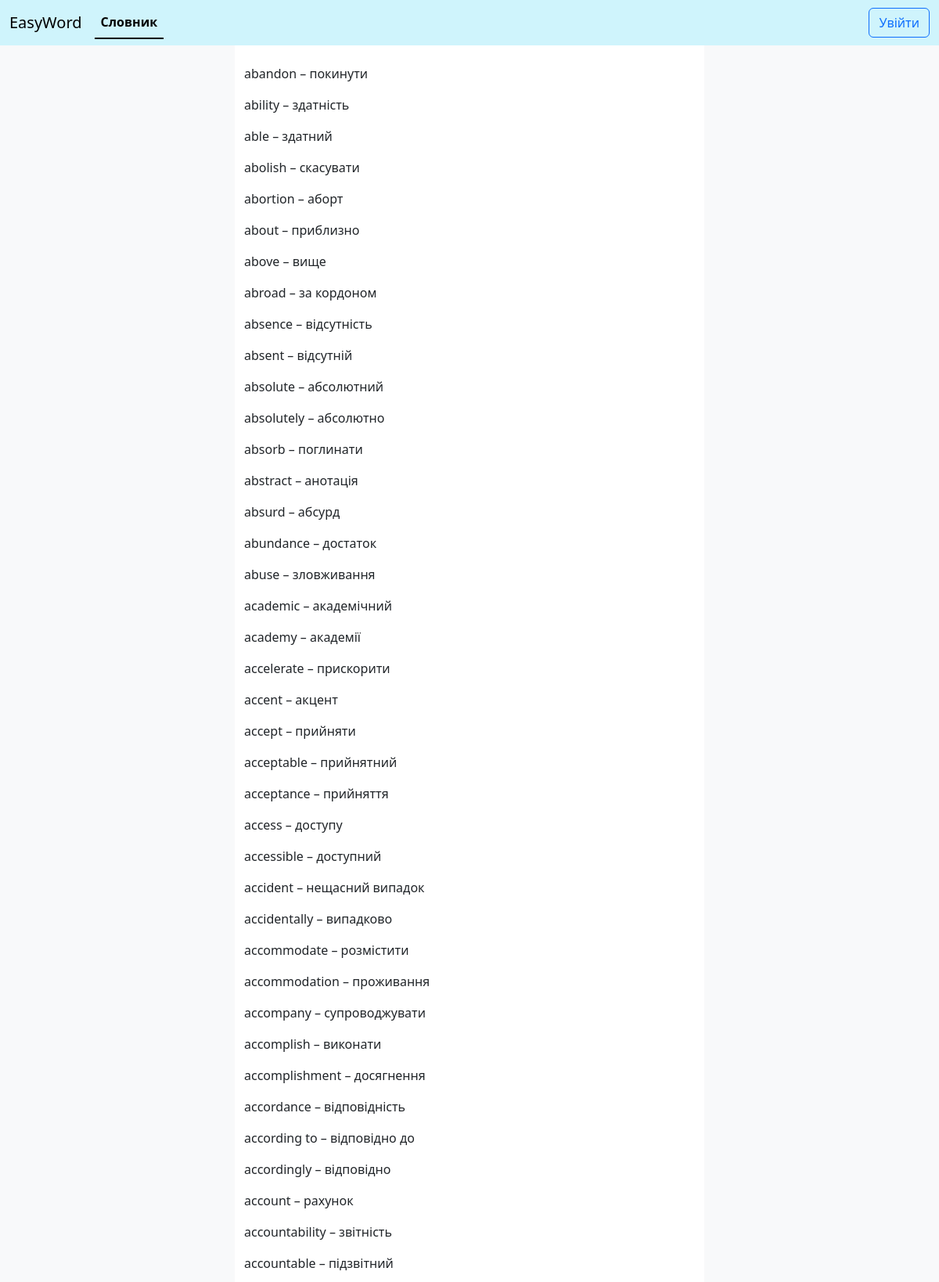
Page /dictionary/ (upper part) on the committed database.
### flashcards/models.py (models this page shows, shortened)
class EnglishWords(models.Model):
    word = models.CharField(max_length=20)
    translation = models.CharField(max_length=35)
    level = models.CharField(max_length=2)
    audio_link = models.CharField(max_length=130)
    phonetics = models.CharField(max_length=25, blank=True)
    example = models.CharField(max_length=150, blank=True)

### flashcards/views.py (the view)
# urls.py: path('dictionary/', views.dictionary, name="dictionary"),
def dictionary(request):
    paginator = Paginator(EnglishWords.objects.all(), 60)
    page = request.GET.get("page")
    english_words = paginator.get_page(page)
    current_page = english_words.number
    start_page_range = max(current_page - 2, 2)
    end_page_range = min(current_page + 3, paginator.num_pages)
    page_range = range(start_page_range, end_page_range)
    context = {"english_words": english_words, "page_range": page_range}
    return render(request, "flashcards/dictionary.html", context)

### flashcards/templates/flashcards/dictionary.html (shortened to what this page needs)
<!DOCTYPE html>
<html>
    {% extends 'flashcards/base.html' %}
    {% load static %}
    {% block content %}
            <div class="container-fluid">
                <div class="row">
                  <div class="col-3 bg-light"></div>
                  <div class="col-6">
                    <br>
                    {% for data in english_words %}
                    <p>{{ data.word }} – {{ data.translation}}</p>
                    {% endfor %}
                </div>
                <div class="col-3 bg-light"></div>
              </div>
    {% endblock %}

### flashcards/templates/flashcards/base.html (shortened to what this page needs)
<!DOCTYPE html>
<html>
    {% load static %}
<head>
    {% block head %}
    <link rel="stylesheet" href="{% static 'flashcards/bootstrap-5.3.3/css/bootstrap.min.css' %}">
    <link rel="stylesheet" href="{% static 'flashcards/main.css' %}">
    {% endblock %}
</head>
<body>
    {% block navbar %}
    <nav class="navbar navbar-expand-lg bg-info-subtle">
        <div class="container-fluid">
          <a class="navbar-brand" href="{% url 'flashcards:index' %}">EasyWord</a>
          <div class="collapse navbar-collapse" id="navbarSupportedContent">
            <ul class="navbar-nav me-auto mb-2 mb-lg-0">
              <ul class="nav nav-underline">
                <li class="nav-item">
                    <a class="nav-link{% if request.path == '/dictionary/' %} active{% endif %}" aria-current="page" href="{% url 'flashcards:dictionary' %}">Словник</a>
                </li>
              </ul>
            </ul>
            {% if user.is_authenticated %}
              <a class="btn btn-outline-primary" href = "{% url 'flashcards:logout_user' %}">Вийти</a>
            {% else %}
              <a class="btn btn-outline-primary" href = "{% url 'flashcards:login' %}">Увійти</a>
            {% endif %}
          </div>
        </div>
      </nav>
    {% endblock %}
    {% block content %}{% endblock %}
</body>
</html>

### rows in the picture
EnglishWords: word "abandon", translation "покинути"
EnglishWords: word "ability", translation "здатність"
EnglishWords: word "able", translation "здатний"
EnglishWords: word "abolish", translation "скасувати"
EnglishWords: word "abortion", translation "аборт"
EnglishWords: word "about", translation "приблизно"
EnglishWords: word "above", translation "вище"
EnglishWords: word "abroad", translation "за кордоном"
EnglishWords: word "absence", translation "відсутність"
EnglishWords: word "absent", translation "відсутній"
EnglishWords: word "absolute", translation "абсолютний"
EnglishWords: word "absolutely", translation "абсолютно"
EnglishWords: word "absorb", translation "поглинати"
EnglishWords: word "abstract", translation "анотація"
EnglishWords: word "absurd", translation "абсурд"
EnglishWords: word "abundance", translation "достаток"
EnglishWords: word "abuse", translation "зловживання"
EnglishWords: word "academic", translation "академічний"
EnglishWords: word "academy", translation "академії"
EnglishWords: word "accelerate", translation "прискорити"
EnglishWords: word "accent", translation "акцент"
EnglishWords: word "accept", translation "прийняти"
EnglishWords: word "acceptable", translation "прийнятний"
EnglishWords: word "acceptance", translation "прийняття"
EnglishWords: word "access", translation "доступу"
EnglishWords: word "accessible", translation "доступний"
EnglishWords: word "accident", translation "нещасний випадок"
EnglishWords: word "accidentally", translation "випадково"
EnglishWords: word "accommodate", translation "розмістити"
EnglishWords: word "accommodation", translation "проживання"
EnglishWords: word "accompany", translation "супроводжувати"
EnglishWords: word "accomplish", translation "виконати"
EnglishWords: word "accomplishment", translation "досягнення"
EnglishWords: word "accordance", translation "відповідність"
EnglishWords: word "according to", translation "відповідно до"
EnglishWords: word "accordingly", translation "відповідно"
EnglishWords: word "account", translation "рахунок"
EnglishWords: word "accountability", translation "звітність"
EnglishWords: word "accountable", translation "підзвітний"
